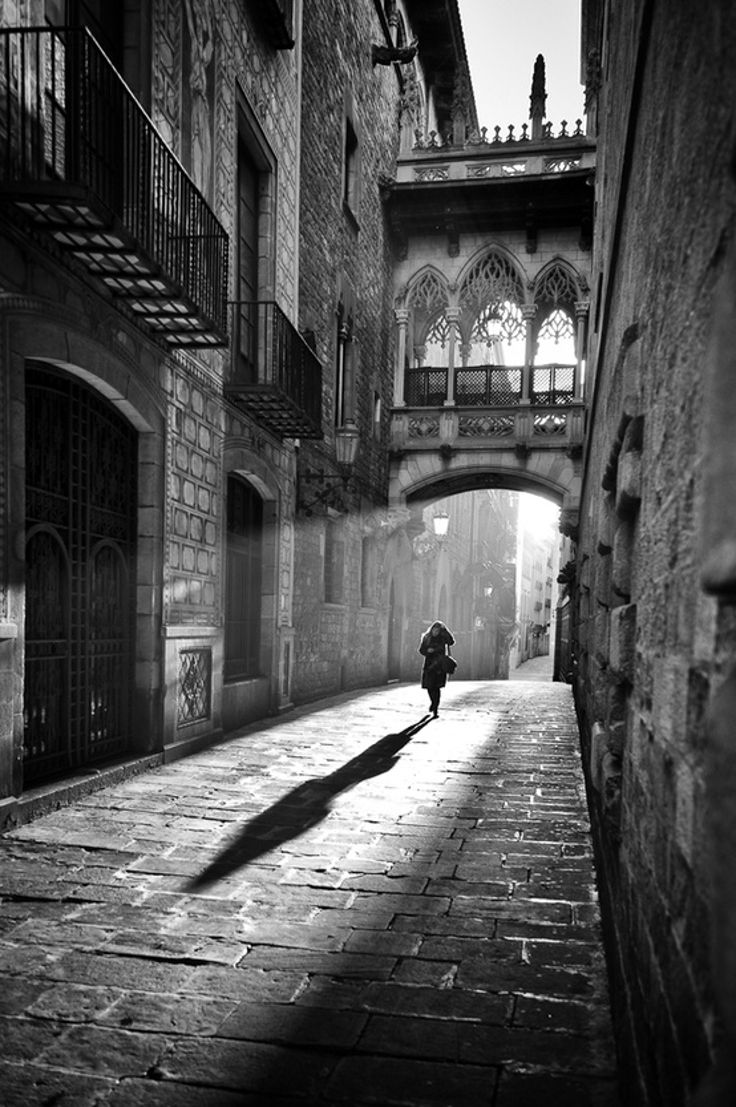
#> input picture ExerciseTwo/Salem/2.png, 736 x 1107 px
$ python template_matching.py
#> lines starting #> are read from the running program, lines starting #| are printed output that depends on the picture; after the words box and inside, x2 and y2 are one past the last pixel; in counts of white or black regions, pixels touching at a corner belong together
from __future__ import print_function
import sys
import cv2 as cv

use_mask = False
img = None
templ = None
mask = None
image_window = "Source Image"
result_window = "Result window"
match_method = 0
max_Trackbar = 5


def main(argv):
    # [4 lines of commented-out code are left out]

    global img
    global templ
    img = cv.imread('../Salem/2.png', cv.IMREAD_COLOR)
#> img is the input picture: shape (1107, 736, 3); min 0, max 255, mean 80.4
    templ = cv.imread('../Salem/1.png', cv.IMREAD_COLOR)
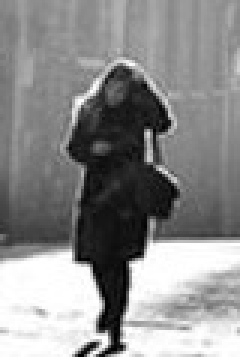
#> input picture ExerciseTwo/Salem/1.png, 80 x 119 px (shown 3 times larger)
#> templ is the input picture: shape (119, 80, 3); min 0, max 255, mean 139.1
   #if (len(sys.argv) > 3):
     #   global use_mask
      #  use_mask = True
     #   global mask
      #  mask = cv.imread(sys.argv[3], cv.IMREAD_COLOR)

    if ((img is None) or (templ is None) or (use_mask and (mask is None))):
        print('Can\'t read one of the images')
        return -1

    cv.namedWindow(image_window, cv.WINDOW_AUTOSIZE)
    cv.namedWindow(result_window, cv.WINDOW_AUTOSIZE)

    trackbar_label = 'Method: \n 0: SQDIFF \n 1: SQDIFF NORMED \n 2: TM CCORR \n 3: TM CCORR NORMED \n 4: TM COEFF \n 5: TM COEFF NORMED'
    cv.createTrackbar(trackbar_label, image_window, match_method, max_Trackbar, MatchingMethod)

    MatchingMethod(match_method)

    cv.waitKey(0)
    return 0


def MatchingMethod(param):
#> called with param = 0
    global match_method
    match_method = param

    img_display = img.copy()

    method_accepts_mask = (cv.TM_SQDIFF == match_method or match_method == cv.TM_CCORR_NORMED)
    if (use_mask and method_accepts_mask):
        result = cv.matchTemplate(img, templ, match_method, None, mask)
    else:
        result = cv.matchTemplate(img, templ, match_method)
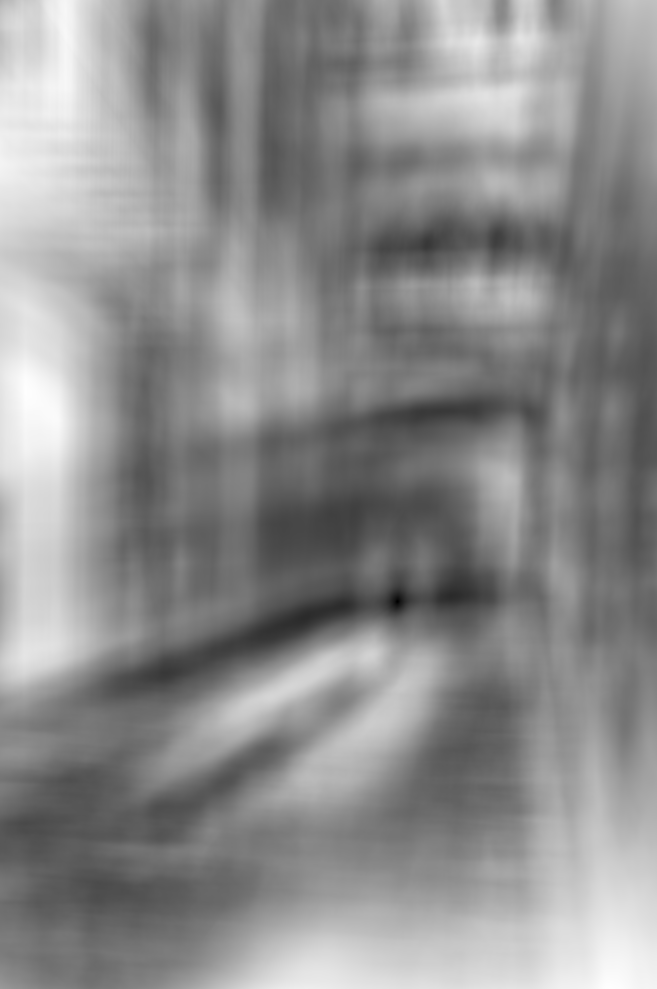
#> result: shape (989, 657) float32; min 73486, max 628166208, mean 348732128; drawn with min black and max white

    cv.normalize(result, result, 0, 1, cv.NORM_MINMAX, -1)

    _minVal, _maxVal, minLoc, maxLoc = cv.minMaxLoc(result, None)
#> minLoc = (397, 601); maxLoc = (609, 988)

    if (match_method == cv.TM_SQDIFF or match_method == cv.TM_SQDIFF_NORMED):
        matchLoc = minLoc
#> matchLoc = (397, 601)
    else:
        matchLoc = maxLoc

    cv.rectangle(img_display, matchLoc, (matchLoc[0] + templ.shape[0], matchLoc[1] + templ.shape[1]), (0, 0, 0), 2, 8,
                 0)
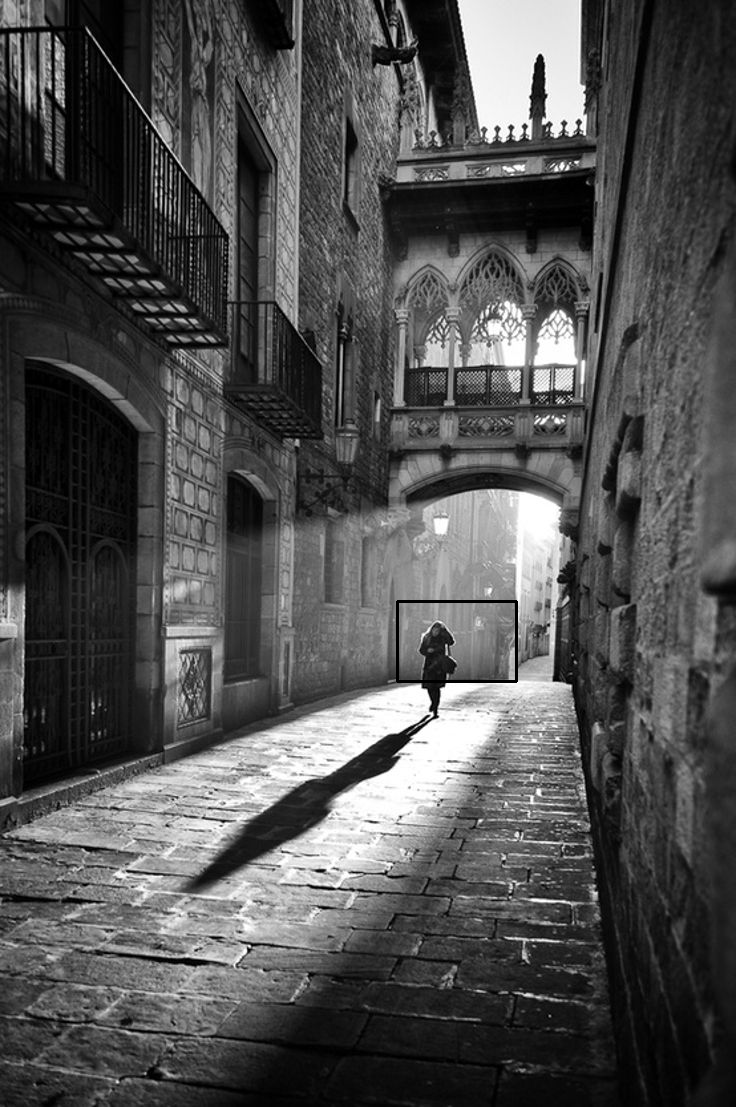
#> img_display: shape (1107, 736, 3); 0.15% of pixels changed, all inside (x1, y1, x2, y2) = (396, 600, 518, 683)
    cv.rectangle(result, matchLoc, (matchLoc[0] + templ.shape[0], matchLoc[1] + templ.shape[1]), (0, 0, 0), 2, 8, 0)
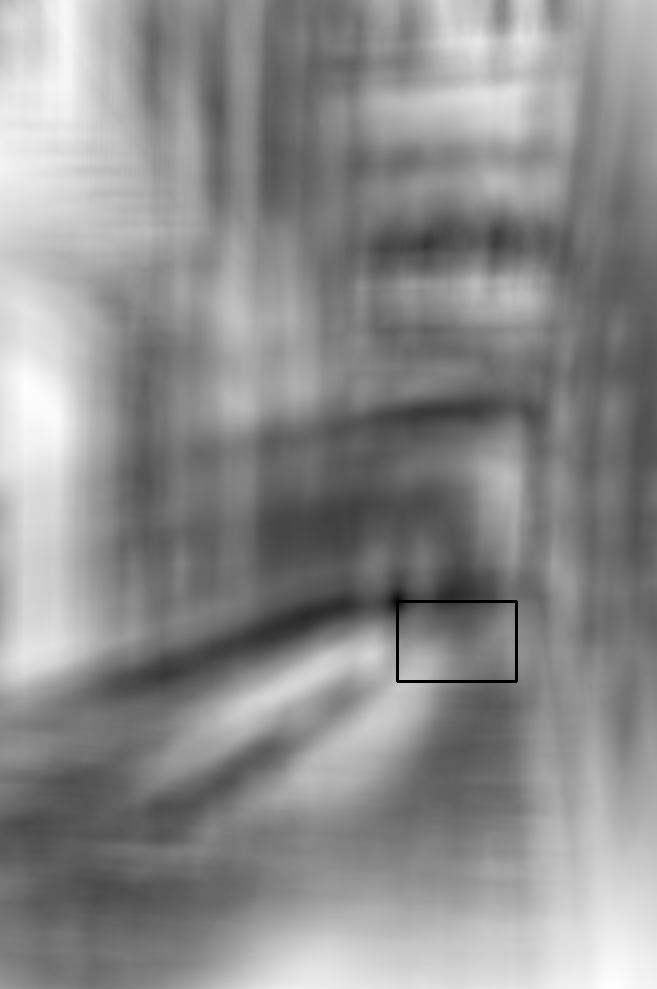
#> result: shape (989, 657) float32; min 0, max 1, mean 0.554
    cv.imshow(image_window, img_display)
    cv.imshow(result_window, result)

    _, dst = cv.threshold(result, 0.7, 1, 0)
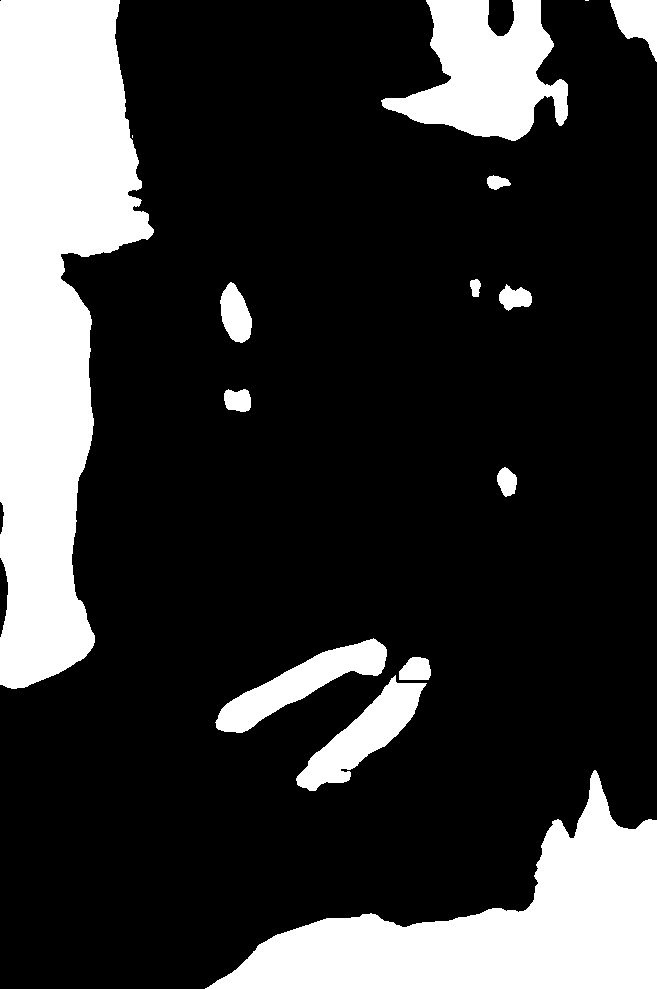
#> dst: shape (989, 657) float32; values 0 (black) and 1 (white), 21.5% white; 15 white regions (2 under 20 px), largest, box (x1, y1, x2, y2) and area: (0, 0, 154, 689) 67430, (205, 770, 657, 989) 40755, (381, 0, 568, 141) 15160

    cv.imshow('Threshold', dst)

    pass


if __name__ == "__main__":
    main(sys.argv[1:])
